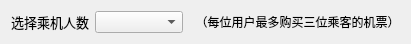
     <widget class="QWidget" name="layoutWidget">
      <property name="geometry">
       <rect>
        <x>30</x>
        <y>280</y>
        <width>411</width>
        <height>31</height>
       </rect>
      </property>
      <layout class="QHBoxLayout" name="horizontalLayout_17">
       <item>
        <widget class="QLabel" name="label_10">
         <property name="sizePolicy">
          <sizepolicy hsizetype="Fixed" vsizetype="Fixed">
           <horstretch>0</horstretch>
           <verstretch>0</verstretch>
          </sizepolicy>
         </property>
         <property name="font">
          <font>
           <pointsize>10</pointsize>
          </font>
         </property>
         <property name="text">
          <string>选择乘机人数</string>
         </property>
        </widget>
       </item>
       <item>
        <widget class="QComboBox" name="SelectcomboBox">
         <property name="sizePolicy">
          <sizepolicy hsizetype="Preferred" vsizetype="Expanding">
           <horstretch>0</horstretch>
           <verstretch>0</verstretch>
          </sizepolicy>
         </property>
        </widget>
       </item>
       <item>
        <widget class="QLabel" name="label_12">
         <property name="sizePolicy">
          <sizepolicy hsizetype="Fixed" vsizetype="Fixed">
           <horstretch>0</horstretch>
           <verstretch>0</verstretch>
          </sizepolicy>
         </property>
         <property name="text">
          <string>  （每位用户最多购买三位乘客的机票）</string>
         </property>
        </widget>
       </item>
      </layout>
     </widget>
